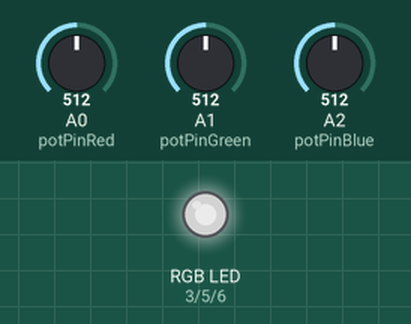
Recording of a sketch running on a simulated Arduino Uno, built with avr-gcc and run on an emulated ATmega328P. On the bench: an RGB LED mixed from three pins (HIGH = lit). The test bench sets the inputs (shaded band); at power-on: A0 (potPinRed) = 512, A1 (potPinGreen) = 512, A2 (potPinBlue) = 512. Dim RGB values are drawn brighter than linear.

Above: at 1.2 s.
1.3 s: A0 (potPinRed) set to 716
At 1.9 s:
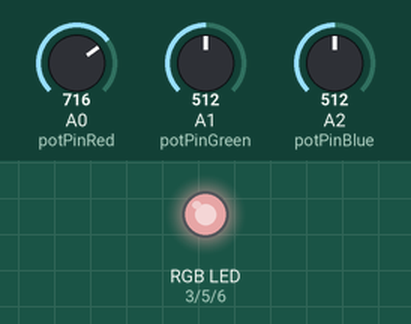
2.8 s: A1 (potPinGreen) set to 716
At 4.0 s:
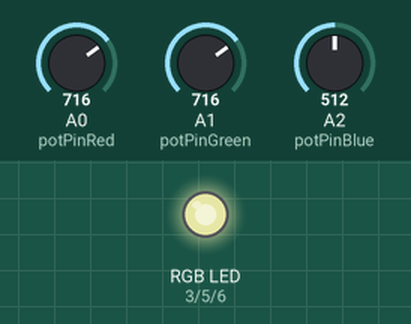
4.3 s: A2 (potPinBlue) set to 716
At 5.4 s:
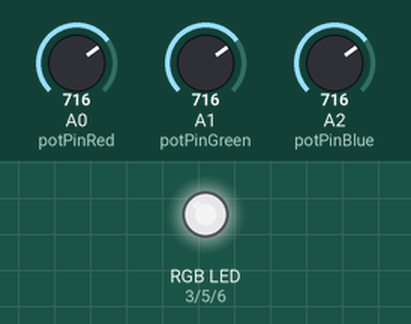
5.8 s: A0 (potPinRed) set to 900
At 6.5 s:
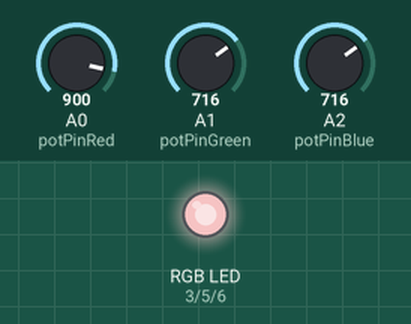
7.3 s: A1 (potPinGreen) set to 900
At 7.7 s:
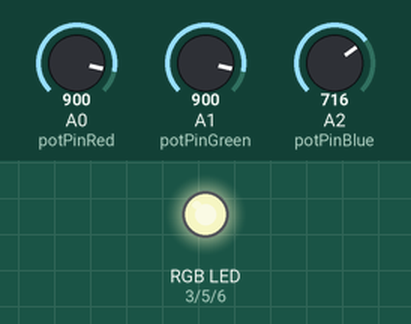
8.8 s: A2 (potPinBlue) set to 900
At 10.0 s:
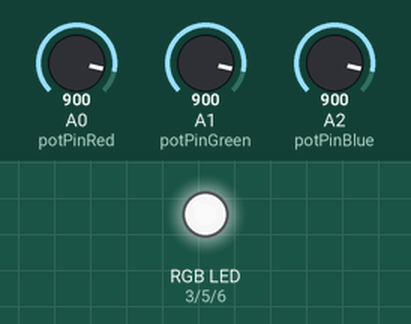
Timing chart, 0 to 11.3 s (numbered marks = the images above; inputs shaded):
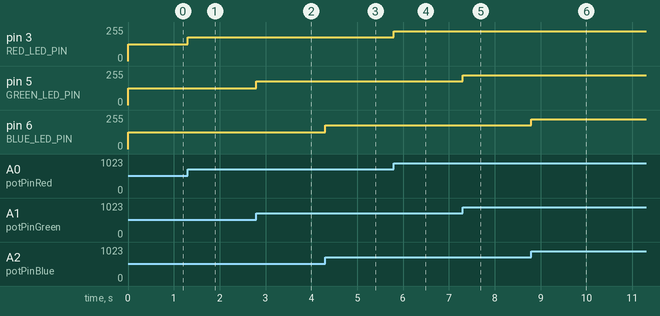

Measured:
- after the input at 1.3 s, pin 3 (RED_LED_PIN): 127/255 → 178/255 at once
- after the input at 2.8 s, pin 5 (GREEN_LED_PIN): 127/255 → 178/255 at once
- after the input at 4.3 s, pin 6 (BLUE_LED_PIN): 127/255 → 178/255 at once
- after the input at 5.8 s, pin 3 (RED_LED_PIN): 178/255 → 224/255 at once
- after the input at 7.3 s, pin 5 (GREEN_LED_PIN): 178/255 → 224/255 at once
- after the input at 8.8 s, pin 6 (BLUE_LED_PIN): 178/255 → 224/255 at once

The sketch:

code_hm_2.ino
```cpp
//pins used for the LED connections
const int RED_LED_PIN = 3;
const int GREEN_LED_PIN = 5;
const int BLUE_LED_PIN = 6;

//pins used for the potentiometer connection
const int potPinRed = A0;
const int potPinGreen = A1;
const int potPinBlue = A2;

const float maxValueLED = 255.;     //max value for the LED intensity
const float maxValuePot = 1023.;    //max value for the potentiometer reading

//variables to store value of each potentiometer
float potValueRed = 0;
float potValueGreen = 0;
float potValueBlue = 0;

//variables to store the intensity values for every color of the RBG LED
float intensityRed = 0;
float intensityGreen = 0;
float intensityBlue = 0;

void setup() {
  // put your setup code here, to run once:
  Serial.begin(9600);
  pinMode(RED_LED_PIN, OUTPUT);
  pinMode(GREEN_LED_PIN, OUTPUT);
  pinMode(BLUE_LED_PIN, OUTPUT);
}

void loop() {
  // put your main code here, to run repeatedly:

  //read the values from the potentiometers
  potValueRed = analogRead(potPinRed);
  potValueBlue = analogRead(potPinBlue);
  potValueGreen = analogRead(potPinGreen);

  //map the potentiometers reading for LED intensity
  intensityRed = map(potValueRed, 0, maxValuePot, 0, maxValueLED);
  intensityGreen = map(potValueGreen, 0, maxValuePot, 0, maxValueLED);
  intensityBlue = map(potValueBlue, 0, maxValuePot, 0, maxValueLED);

  //set the LED colors intensity
  analogWrite(RED_LED_PIN, intensityRed);
  analogWrite(GREEN_LED_PIN, intensityGreen);
  analogWrite(BLUE_LED_PIN, intensityBlue);

    //if you want to check the pots' values you can uncomment this:

//  Serial.print("Potentiometer Value for Red LED: ");
//  Serial.print(potValueRed);
//  Serial.print(" Potentiometer Value for Green LED: ");
//  Serial.print(potValueGreen);
//  Serial.print(" Potentiometer Value for Blue LED: ");
//  Serial.print(potValueBlue);
//  Serial.println(' ');

}
```
